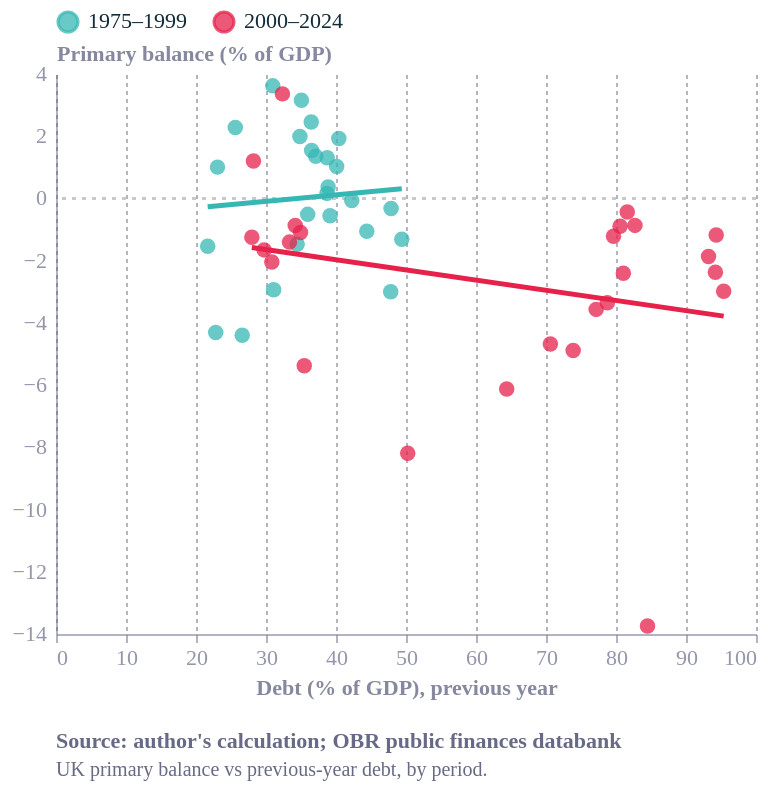

Describe this chart as a Vega-Lite specification.
### Vega-Lite specification from a JSON file in a GitHub repository (floating-point values rounded to 4 significant figures)
{"config": {"font": "Circular Std", "text": {"color": "#676A86", "align": "left", "baseline": "middle", "dx": 7, "dy": 0, "fontSize": 11}, "view": {"stroke": "transparent", "continuousWidth": 400, "continuousHeight": 300, "discreteWidth": 400, "discreteHeight": 300, "fill": "transparent"}, "range": {"category": ["#36B7B4", "#E6224B", "#F4C245", "#0063AF", "#00A767", "#179FDB", "#EB5C2E"], "diverging": ["#E6224B", "#E54753", "#C9C9C9", "#179FDB", "#122B39"], "heatmap": ["#C9C9C9", "#179FDB", "#0063AF", "#122B39"], "ordinal": ["#00A767", "#36B7B4", "#179FDB", "#0063AF", "#243B5A"]}, "bar": {"color": "#179fdb"}, "line": {"color": "#e6224b"}, "rule": {"color": "#676A86"}, "area": {"opacity": 0.3}, "point": {"filled": true, "size": 80, "color": "#e6224b", "opacity": 0.95}, "geoshape": {"stroke": "white", "strokeWidth": 0.3}, "rect": {"fill": "#d6d4d4", "opacity": 0.3}, "axis": {"labelColor": "#676A86", "labelFontSize": 11, "labelFont": "Circular Std", "labelOpacity": 0.7, "tickColor": "#676A86", "tickOpacity": 0.5, "domainColor": "#676A86", "domainOpacity": 0.5, "gridColor": "#676A86", "gridDash": [2, 2], "gridOpacity": 0.5, "title": null, "titleColor": "#676A86", "titleOpacity": 0.8, "tickSize": 4}, "axisXDiscrete": {"grid": false, "labelAngle": 0, "tickCount": 10, "tickOpacity": 0.5, "title": null}, "axisYDiscrete": {"ticks": false, "labelPadding": 5}, "axisXTemporal": {"grid": false, "ticks": true}, "axisXQuantitative": {"grid": true}, "axisYQuantitative": {"gridColor": "#676A86", "gridDash": [1, 5], "gridOpacity": 0.5, "ticks": false, "labelPadding": 5, "tickCount": 8, "titleAngle": 0, "titleAlign": "left", "titleBaseline": "bottom", "titleX": 0, "titleY": -5}, "title": {"color": "#676A86E6", "subtitleColor": "#676A86", "font": "Circular Std", "subtitleFont": "Circular Std", "anchor": "start", "fontSize": 14, "subtitleFontSize": 12, "subtitlePadding": 4, "offset": 0, "frame": "group"}, "legend": {"titleColor": "#122b39", "title": null, "labelColor": "#122b39", "labelFontSize": 11}, "background": "white"}, "layer": [{"mark": {"type": "rule", "color": "#c9c9c9", "strokeDash": [2, 3]}, "encoding": {"y": {"datum": 0}}}, {"mark": {"type": "point", "filled": true, "opacity": 0.75, "size": 60}, "encoding": {"color": {"field": "era", "legend": {"orient": "top", "title": null}, "scale": {"domain": ["1975–1999", "2000–2024"], "range": ["#36B7B4", "#E6224B"]}, "sort": ["1975–1999", "2000–2024"], "type": "nominal"}, "x": {"field": "debt_lag", "title": "Debt (% of GDP), previous year", "type": "quantitative"}, "y": {"field": "pb", "title": "Primary balance (% of GDP)", "type": "quantitative"}}}, {"mark": {"type": "line", "strokeWidth": 2.5}, "encoding": {"color": {"field": "era", "legend": {"orient": "top", "title": null}, "scale": {"domain": ["1975–1999", "2000–2024"], "range": ["#36B7B4", "#E6224B"]}, "sort": ["1975–1999", "2000–2024"], "type": "nominal"}, "x": {"field": "debt_lag", "title": "Debt (% of GDP), previous year", "type": "quantitative"}, "y": {"field": "pb", "title": "Primary balance (% of GDP)", "type": "quantitative"}}, "transform": [{"on": "debt_lag", "regression": "pb", "groupby": ["era"]}]}], "data": {"name": "data-493c2a6048ae0603009fb81a3bb18be1"}, "height": 280, "title": {"text": "Source: author's calculation; OBR public finances databank", "anchor": "start", "color": "#676A86", "dy": 12, "fontSize": 11, "orient": "bottom", "subtitle": ["UK primary balance vs previous-year debt, by period."], "subtitleColor": "#676A86", "subtitleFontSize": 10}, "width": 350, "$schema": "https://vega.github.io/schema/vega-lite/v6.4.1.json", "datasets": {"data-493c2a6048ae0603009fb81a3bb18be1": [{"year": 1975.0, "pb": -3.001, "debt": 49.4, "debt_lag": 47.82, "era": "1975–1999"}, {"year": 1976.0, "pb": -1.309, "debt": 47.87, "debt_lag": 49.4, "era": "1975–1999"}, {"year": 1977.0, "pb": -0.3232, "debt": 44.4, "debt_lag": 47.87, "era": "1975–1999"}, {"year": 1978.0, "pb": -1.056, "debt": 42.25, "debt_lag": 44.4, "era": "1975–1999"}, {"year": 1979.0, "pb": -0.06978, "debt": 39.15, "debt_lag": 42.25, "era": "1975–1999"}, {"year": 1980.0, "pb": -0.5576, "debt": 40.4, "debt_lag": 39.15, "era": "1975–1999"}, {"year": 1981.0, "pb": 1.93, "debt": 40.09, "debt_lag": 40.4, "era": "1975–1999"}, {"year": 1982.0, "pb": 1.03, "debt": 38.72, "debt_lag": 40.09, "era": "1975–1999"}, {"year": 1983.0, "pb": 0.1625, "debt": 38.88, "debt_lag": 38.72, "era": "1975–1999"}, {"year": 1984.0, "pb": 0.3684, "debt": 38.74, "debt_lag": 38.88, "era": "1975–1999"}, {"year": 1985.0, "pb": 1.311, "debt": 37.11, "debt_lag": 38.74, "era": "1975–1999"}, {"year": 1986.0, "pb": 1.357, "debt": 34.84, "debt_lag": 37.11, "era": "1975–1999"}, {"year": 1987.0, "pb": 1.993, "debt": 30.97, "debt_lag": 34.84, "era": "1975–1999"}, {"year": 1988.0, "pb": 3.619, "debt": 25.61, "debt_lag": 30.97, "era": "1975–1999"}, {"year": 1989.0, "pb": 2.281, "debt": 23.07, "debt_lag": 25.61, "era": "1975–1999"}, {"year": 1990.0, "pb": 1.007, "debt": 21.67, "debt_lag": 23.07, "era": "1975–1999"}, {"year": 1991.0, "pb": -1.536, "debt": 22.82, "debt_lag": 21.67, "era": "1975–1999"}, {"year": 1992.0, "pb": -4.307, "debt": 26.6, "debt_lag": 22.82, "era": "1975–1999"}, {"year": 1993.0, "pb": -4.395, "debt": 31.09, "debt_lag": 26.6, "era": "1975–1999"}, {"year": 1994.0, "pb": -2.937, "debt": 34.45, "debt_lag": 31.09, "era": "1975–1999"}, {"year": 1995.0, "pb": -1.473, "debt": 35.96, "debt_lag": 34.45, "era": "1975–1999"}, {"year": 1996.0, "pb": -0.5115, "debt": 36.52, "debt_lag": 35.96, "era": "1975–1999"}, {"year": 1997.0, "pb": 1.541, "debt": 36.46, "debt_lag": 36.52, "era": "1975–1999"}, {"year": 1998.0, "pb": 2.456, "debt": 35.06, "debt_lag": 36.46, "era": "1975–1999"}, {"year": 1999.0, "pb": 3.159, "debt": 32.35, "debt_lag": 35.06, "era": "1975–1999"}, {"year": 2000.0, "pb": 3.361, "debt": 28.21, "debt_lag": 32.35, "era": "2000–2024"}, {"year": 2001.0, "pb": 1.204, "debt": 27.98, "debt_lag": 28.21, "era": "2000–2024"}, {"year": 2002.0, "pb": -1.244, "debt": 29.73, "debt_lag": 27.98, "era": "2000–2024"}, {"year": 2003.0, "pb": -1.653, "debt": 30.83, "debt_lag": 29.73, "era": "2000–2024"}, {"year": 2004.0, "pb": -2.04, "debt": 33.35, "debt_lag": 30.83, "era": "2000–2024"}, {"year": 2005.0, "pb": -1.404, "debt": 34.18, "debt_lag": 33.35, "era": "2000–2024"}, {"year": 2006.0, "pb": -0.8695, "debt": 34.93, "debt_lag": 34.18, "era": "2000–2024"}, {"year": 2007.0, "pb": -1.093, "debt": 35.47, "debt_lag": 34.93, "era": "2000–2024"}, {"year": 2008.0, "pb": -5.377, "debt": 50.24, "debt_lag": 35.47, "era": "2000–2024"}, {"year": 2009.0, "pb": -8.188, "debt": 64.39, "debt_lag": 50.24, "era": "2000–2024"}, {"year": 2010.0, "pb": -6.127, "debt": 70.62, "debt_lag": 64.39, "era": "2000–2024"}, {"year": 2011.0, "pb": -4.678, "debt": 73.88, "debt_lag": 70.62, "era": "2000–2024"}, {"year": 2012.0, "pb": -4.887, "debt": 77.17, "debt_lag": 73.88, "era": "2000–2024"}, {"year": 2013.0, "pb": -3.566, "debt": 78.77, "debt_lag": 77.17, "era": "2000–2024"}, {"year": 2014.0, "pb": -3.356, "debt": 81.05, "debt_lag": 78.77, "era": "2000–2024"}, {"year": 2015.0, "pb": -2.405, "debt": 80.59, "debt_lag": 81.05, "era": "2000–2024"}, {"year": 2016.0, "pb": -0.8914, "debt": 82.71, "debt_lag": 80.59, "era": "2000–2024"}, {"year": 2017.0, "pb": -0.8662, "debt": 81.61, "debt_lag": 82.71, "era": "2000–2024"}, {"year": 2018.0, "pb": -0.4331, "debt": 79.64, "debt_lag": 81.61, "era": "2000–2024"}, {"year": 2019.0, "pb": -1.213, "debt": 84.5, "debt_lag": 79.64, "era": "2000–2024"}, {"year": 2020.0, "pb": -13.74, "debt": 95.38, "debt_lag": 84.5, "era": "2000–2024"}, {"year": 2021.0, "pb": -2.98, "debt": 94.31, "debt_lag": 95.38, "era": "2000–2024"}, {"year": 2022.0, "pb": -1.175, "debt": 93.21, "debt_lag": 94.31, "era": "2000–2024"}, {"year": 2023.0, "pb": -1.866, "debt": 94.2, "debt_lag": 93.21, "era": "2000–2024"}, {"year": 2024.0, "pb": -2.372, "debt": 93.2, "debt_lag": 94.2, "era": "2000–2024"}]}}
